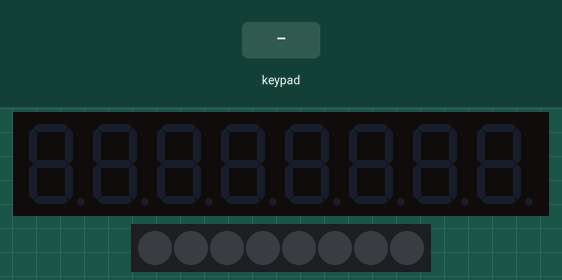
A sketch run on a simulated Arduino Uno, built with avr-gcc and run on an emulated ATmega328P. Shown: 8-digit seven-segment display, 8 RGB LEDs in strip order, left to right. Wiring (inferred from the names in the program): TM1638 display and keys: STB pin 17; clock pin 16; DIO pin 4. The test bench sets the inputs (shaded band).

Above: at 1.2 s.
1.3 s: keypad keys 1 2 pressed 0.4 s apart
At 1.37 s:
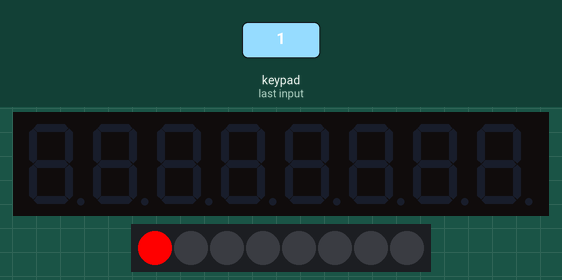
3.6 s: key '4' pressed
At 3.68 s:
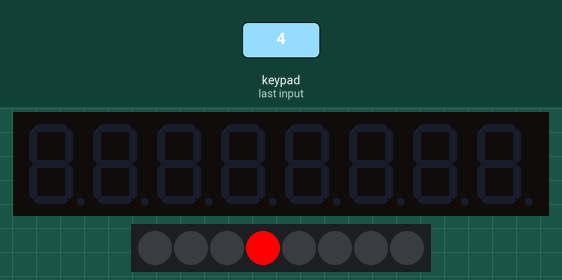
5.2 s: key '6' pressed
At 5.28 s:
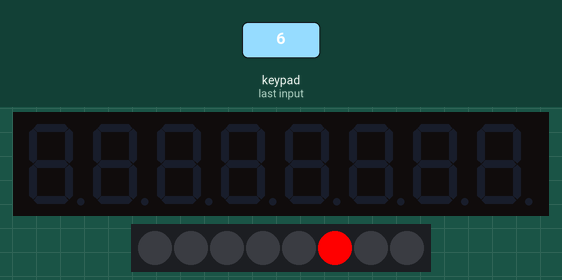
Timing chart, 0 to 8.2 s (numbered marks = the images above; inputs shaded):
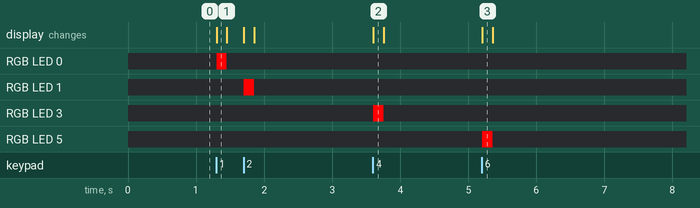

The sketch:

Test002.ino
```cpp
#include "wiring_shift_mod.h"

#define CLOCK_TYPE CLOCK_INVERT
#define CLOCK_DELAY_US 1

const int strobe_pin =  17;
const int clock_pin  = 16;
const int data_pin   = 4;


void setup()
{
  pinMode(strobe_pin, OUTPUT);
  pinMode(clock_pin, OUTPUT);
  pinMode(data_pin, OUTPUT);

  sendCommand(0x8f);  // activate
  reset();
}

void loop()
{
  uint8_t buttons = readButtons();

  for(uint8_t position = 0; position < 8; position++)
  {
    uint8_t mask = 0x1 << position;

    setLed(buttons & mask ? 1 : 0, position);
  }
}

void sendCommand(uint8_t value)
{
  digitalWrite(strobe_pin, LOW);
  shiftOutMod(data_pin, clock_pin, LSBFIRST, CLOCK_TYPE, CLOCK_DELAY_US, value);
  digitalWrite(strobe_pin, HIGH);
}

void reset()
{
  sendCommand(0x40); // set auto increment mode
  digitalWrite(strobe_pin, LOW);
  shiftOutMod(data_pin, clock_pin, LSBFIRST, CLOCK_TYPE, CLOCK_DELAY_US, 0xc0);   // set starting address to 0
  for(uint8_t i = 0; i < 16; i++)
  {
    shiftOutMod(data_pin, clock_pin, LSBFIRST, CLOCK_TYPE, CLOCK_DELAY_US, 0x00);
  }
  digitalWrite(strobe_pin, HIGH);
}

uint8_t readButtons(void)
{
  uint8_t buttons = 0;
  digitalWrite(strobe_pin, LOW);
  shiftOutMod(data_pin, clock_pin, LSBFIRST, CLOCK_TYPE, CLOCK_DELAY_US, 0x42);

  pinMode(data_pin, INPUT);

  for (uint8_t i = 0; i < 4; i++)
  {
    uint8_t v = shiftInMod(data_pin, clock_pin, LSBFIRST, CLOCK_TYPE, CLOCK_DELAY_US) << i;
    buttons |= v;
  }

  pinMode(data_pin, OUTPUT);
  digitalWrite(strobe_pin, HIGH);
  return buttons;
}

void setLed(uint8_t value, uint8_t position)
{
  pinMode(data_pin, OUTPUT);

  sendCommand(0x44);
  digitalWrite(strobe_pin, LOW);
  shiftOutMod(data_pin, clock_pin, LSBFIRST, CLOCK_TYPE, CLOCK_DELAY_US, 0xC1 + (position << 1));
  shiftOutMod(data_pin, clock_pin, LSBFIRST, CLOCK_TYPE, CLOCK_DELAY_US, value);
  digitalWrite(strobe_pin, HIGH);
}
```

wiring_shift_mod.cpp
```cpp
// (licence header left out)
#include "wiring_private.h"
#include "wiring_shift_mod.h"

uint8_t shiftInMod(uint8_t dataPin, uint8_t clockPin, uint8_t bitOrder, uint8_t clock_type, uint16_t clock_delay_us) {
	uint8_t value = 0;
	uint8_t i;


	for (i = 0; i < 8; ++i) {
		digitalWrite(clockPin, (clock_type ? LOW : HIGH));
    delayMicroseconds(clock_delay_us);
		if (bitOrder == LSBFIRST)
			value |= digitalRead(dataPin) << i;
		else
			value |= digitalRead(dataPin) << (7 - i);
		digitalWrite(clockPin, (clock_type ? HIGH : LOW));
	}
	return value;
}

void shiftOutMod(uint8_t dataPin, uint8_t clockPin, uint8_t bitOrder, uint8_t clock_type, uint16_t clock_delay_us, uint8_t val)
{
	uint8_t i;

	for (i = 0; i < 8; i++)  {
		if (bitOrder == LSBFIRST)
			digitalWrite(dataPin, !!(val & (1 << i)));
		else
			digitalWrite(dataPin, !!(val & (1 << (7 - i))));

		digitalWrite(clockPin, (clock_type ? LOW : HIGH));
    delayMicroseconds(clock_delay_us);
		digitalWrite(clockPin, (clock_type ? HIGH : LOW));
	}
}
```

wiring_shift_mod.h
```cpp
#ifndef wiring_shift_mod_h
#define wiring_shift_mod_h

#define CLOCK_NORMAL 0
#define CLOCK_INVERT 1

void shiftOutMod(uint8_t dataPin, uint8_t clockPin, uint8_t bitOrder, uint8_t clock_type, uint16_t clock_delay_us, uint8_t val);
uint8_t shiftInMod(uint8_t dataPin, uint8_t clockPin, uint8_t bitOrder, uint8_t clock_type, uint16_t clock_delay_us);

#endif
```

Measured:
- after the input at 1.3 s, RGB LED 0: off → RGB(255, 0, 0) at once, → off 0.15 s later; RGB LED 1: off → RGB(255, 0, 0) after 0.40 s, → off 0.15 s later
- after the input at 3.6 s, RGB LED 3: off → RGB(255, 0, 0) at once, → off 0.15 s later
- after the input at 5.2 s, RGB LED 5: off → RGB(255, 0, 0) at once, → off 0.15 s later
